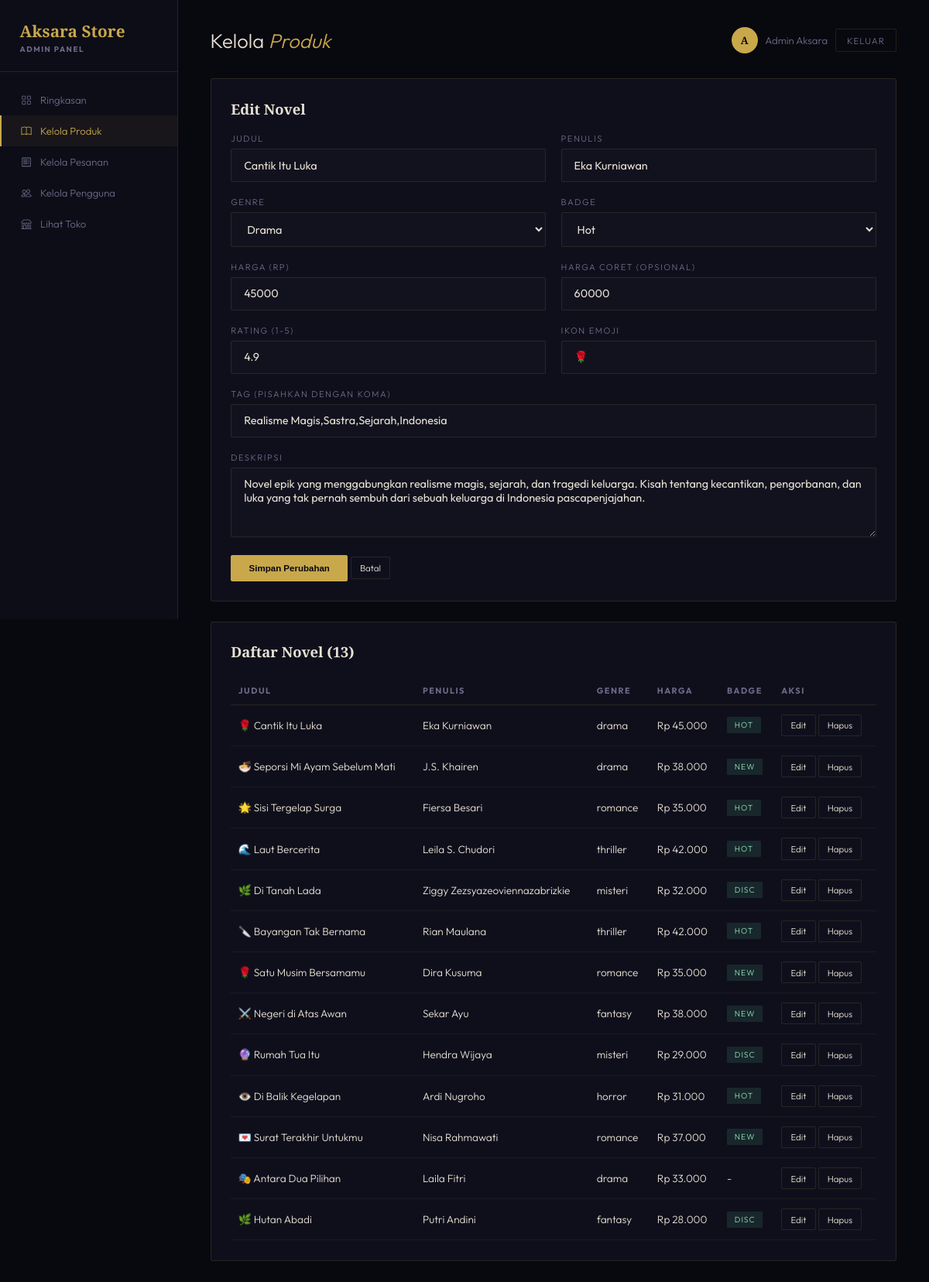
/admin/produk.php?edit=1 (signed in), run on the app's committed database.
### tables this page shows
CREATE TABLE IF NOT EXISTS novels (
  id            INT AUTO_INCREMENT PRIMARY KEY,
  title         VARCHAR(150) NOT NULL,
  author        VARCHAR(120) NOT NULL,
  genre         VARCHAR(40)  NOT NULL,
  price         INT NOT NULL,
  orig_price    INT DEFAULT NULL,
  rating        DECIMAL(2,1) DEFAULT 4.5,
  badge         ENUM('new','hot','disc','') DEFAULT '',
  icon          VARCHAR(10)  DEFAULT '📖',
  description   TEXT,
  tags          VARCHAR(255) DEFAULT NULL,
  cover_bg      VARCHAR(255) DEFAULT NULL,
  cover_color   VARCHAR(20)  DEFAULT '#c8a84b',
  status        ENUM('active','hidden') NOT NULL DEFAULT 'active',
  created_at    DATETIME DEFAULT CURRENT_TIMESTAMP
);

### config/session.php (called while the page is built, shortened)
<?php
function e(string $str): string {
    return htmlspecialchars($str, ENT_QUOTES, 'UTF-8');
}

### admin/produk.php (the view, shortened to what this page needs)
<?php
require_once __DIR__ . '/../config/session.php';
require_once __DIR__ . '/../config/database.php';
$editData = null;
if (isset($_GET['edit'])) {
    $stmt = $pdo->prepare('SELECT * FROM novels WHERE id = ?');
    $stmt->execute([(int)$_GET['edit']]);
    $editData = $stmt->fetch();
}
$novels = $pdo->query('SELECT * FROM novels ORDER BY created_at DESC')->fetchAll();
include __DIR__ . '/_nav.php';
?>
    <div class="dash-top">
      <div class="dash-title">Kelola <span>Produk</span></div>
      <div class="user-chip">
        <div class="av"><?= strtoupper(substr($_SESSION['full_name'],0,1)) ?></div>
        <div><?= e($_SESSION['full_name']) ?></div>
        <a href="../auth/logout.php" class="btn-logout">Keluar</a>
      </div>
    </div>
    <div class="panel">
      <div class="panel-head"><h3><?= $editData ? 'Edit Novel' : 'Tambah Novel Baru' ?></h3></div>
      <form method="post">
        <div class="form-grid">
          <div><label class="f-label">Judul</label><input class="c-input" name="title" required value="<?= e($editData['title'] ?? '') ?>"/></div>
          <div><label class="f-label">Penulis</label><input class="c-input" name="author" required value="<?= e($editData['author'] ?? '') ?>"/></div>
          <div>
            <label class="f-label">Genre</label>
            <select class="c-input" name="genre" required>
              <?php foreach (['drama','romance','thriller','misteri','fantasy','horror'] as $g): ?>
                <option value="<?= $g ?>" <?= (($editData['genre'] ?? '')===$g)?'selected':'' ?>><?= ucfirst($g) ?></option>
              <?php endforeach; ?>
            </select>
          </div>
          <div>
            <label class="f-label">Badge</label>
            <select class="c-input" name="badge">
              <option value="hot" <?= (($editData['badge'] ?? '')==='hot')?'selected':'' ?>>Hot</option>
            </select>
          </div>
          <div><label class="f-label">Harga (Rp)</label><input class="c-input" type="number" name="price" required value="<?= e((string)($editData['price'] ?? '')) ?>"/></div>
          <div><label class="f-label">Harga Coret (opsional)</label><input class="c-input" type="number" name="orig_price" value="<?= e((string)($editData['orig_price'] ?? '')) ?>"/></div>
          <div><label class="f-label">Rating (1-5)</label><input class="c-input" type="number" step="0.1" min="1" max="5" name="rating" value="<?= e((string)($editData['rating'] ?? '4.5')) ?>"/></div>
          <div><label class="f-label">Ikon Emoji</label><input class="c-input" name="icon" value="<?= e($editData['icon'] ?? '📖') ?>"/></div>
          <div class="full"><label class="f-label">Tag (pisahkan dengan koma)</label><input class="c-input" name="tags" value="<?= e($editData['tags'] ?? '') ?>"/></div>
          <div class="full"><label class="f-label">Deskripsi</label><textarea class="c-input" name="description"><?= e($editData['description'] ?? '') ?></textarea></div>
        </div>
        <button class="btn-sm primary" type="submit" style="padding:.6rem 1.4rem">
          <?= $editData ? 'Simpan Perubahan' : 'Tambah Novel' ?>
        </button>
        <?php if ($editData): ?><a href="produk.php" class="btn-sm">Batal</a><?php endif; ?>
      </form>
    </div>
    <div class="panel">
      <div class="panel-head"><h3>Daftar Novel (<?= count($novels) ?>)</h3></div>
      <table>
        <thead><tr><th>Judul</th><th>Penulis</th><th>Genre</th><th>Harga</th><th>Badge</th><th>Aksi</th></tr></thead>
        <tbody>
        <?php foreach ($novels as $n): ?>
          <tr>
            <td><?= $n['icon'] ?> <?= e($n['title']) ?></td>
            <td><?= e($n['author']) ?></td>
            <td><?= e($n['genre']) ?></td>
            <td>Rp <?= number_format($n['price'],0,',','.') ?></td>
            <td><?= $n['badge'] ? '<span class="badge badge-active">'.e($n['badge']).'</span>' : '-' ?></td>
            <td>
              <a href="produk.php?edit=<?= $n['id'] ?>" class="btn-sm">Edit</a>
              <a href="produk.php?hapus=<?= $n['id'] ?>" class="btn-sm danger" onclick="return confirm('Hapus novel ini?')">Hapus</a>
            </td>
          </tr>
        <?php endforeach; ?>
        </tbody>
      </table>
    </div>
  </div>
</div>
</body>
</html>

### assets/css/dashboard.css (style rules this page uses)
:root { --bg:#08080f; --bg2:#0d0d18; --bg3:#12121f; --card:#0f0f1c; --gold:#c8a84b; --gold2:#e5c97a; --text:#e8e2d4; --muted:#6b6b88; --border:rgba(200,168,75,.14); --red:#e05555; --green:#4caf7d; --serif:'Cormorant Garamond',Georgia,serif; --sans:'Outfit',sans-serif; }
*,*::before,*::after { box-sizing:border-box;margin:0;padding:0 }
body { background:var(--bg);color:var(--text);font-family:var(--sans);font-weight:300;min-height:100vh }
a { color:var(--gold);text-decoration:none }
h1,h2,h3,h4 { font-family:var(--serif);font-weight:700 }
.f-label { font-size:.7rem;letter-spacing:1.5px;text-transform:uppercase;color:var(--muted);margin-bottom:.4rem;display:block }
.c-input { background:var(--bg3);border:1px solid var(--border);color:var(--text);border-radius:2px;padding:.7rem 1rem;width:100%;font-family:var(--sans);font-size:.9rem;margin-bottom:1.2rem;outline:none;transition:border-color .3s }
.dash-top { display:flex;justify-content:space-between;align-items:center;margin-bottom:2rem;flex-wrap:wrap;gap:1rem }
.dash-title { font-size:1.6rem }
.dash-title span { color:var(--gold);font-style:italic }
.user-chip { display:flex;align-items:center;gap:.6rem;font-size:.82rem;color:var(--muted) }
.user-chip .av { width:34px;height:34px;border-radius:50%;background:var(--gold);color:#08080f;display:flex;align-items:center;justify-content:center;font-weight:700;font-family:var(--serif) }
.btn-logout { border:1px solid var(--border);color:var(--muted);background:transparent;padding:.4rem .9rem;border-radius:2px;font-size:.72rem;letter-spacing:1px;text-transform:uppercase;cursor:pointer;transition:all .3s }
.panel { background:var(--card);border:1px solid var(--border);border-radius:3px;padding:1.6rem;margin-bottom:1.6rem }
.panel-head { display:flex;justify-content:space-between;align-items:center;margin-bottom:1.2rem;flex-wrap:wrap;gap:.8rem }
.panel-head h3 { font-size:1.15rem }
table { width:100%;border-collapse:collapse;font-size:.85rem }
th { text-align:left;color:var(--muted);font-size:.68rem;letter-spacing:1.5px;text-transform:uppercase;padding:.7rem .6rem;border-bottom:1px solid var(--border) }
td { padding:.75rem .6rem;border-bottom:1px solid rgba(200,168,75,.07);vertical-align:middle }
.badge { font-size:.65rem;padding:.25rem .6rem;border-radius:1px;letter-spacing:1px;text-transform:uppercase;display:inline-block }
.badge-active { background:rgba(76,175,125,.15);color:#8fe0b8 }
.btn-sm { border:1px solid var(--border);background:transparent;color:var(--text);padding:.35rem .7rem;border-radius:2px;font-size:.72rem;cursor:pointer;transition:all .25s;text-decoration:none;display:inline-block }
.btn-sm.primary { background:var(--gold);color:#08080f;border-color:var(--gold);font-weight:600 }
.form-grid { display:grid;grid-template-columns:1fr 1fr;gap:0 1.2rem }
.form-grid .full { grid-column:1/-1 }
select.c-input { cursor:pointer }
textarea.c-input { resize:vertical;min-height:90px }

### data on the page
novels: title "Cantik Itu Luka", author "Eka Kurniawan", genre "Drama", badge "Hot", price "45000", orig_price "60000", rating "4.9", icon "🌹", tags "Realisme Magis,Sastra,Sejarah,Indonesia", description "Novel epik yang menggabungkan realisme magis, sejarah, dan tragedi keluarga. Kisah tentang kecantikan, pengorbanan, dan luka yang tak pernah sembuh dari sebuah keluarga di Indonesia pascapenjajahan.", genre "drama", price "45.000", badge "HOT"
novels: icon "🍜", title "Seporsi Mi Ayam Sebelum Mati", author "J.S. Khairen", genre "drama", price "38.000", badge "NEW"
novels: icon "🌟", title "Sisi Tergelap Surga", author "Fiersa Besari", genre "romance", price "35.000", badge "HOT"
novels: icon "🌊", title "Laut Bercerita", author "Leila S. Chudori", genre "thriller", price "42.000", badge "HOT"
novels: icon "🌿", title "Di Tanah Lada", author "Ziggy Zezsyazeoviennazabrizkie", genre "misteri", price "32.000", badge "DISC"
novels: icon "🔪", title "Bayangan Tak Bernama", author "Rian Maulana", genre "thriller", price "42.000", badge "HOT"
novels: icon "🌹", title "Satu Musim Bersamamu", author "Dira Kusuma", genre "romance", price "35.000", badge "NEW"
novels: icon "⚔️", title "Negeri di Atas Awan", author "Sekar Ayu", genre "fantasy", price "38.000", badge "NEW"
novels: icon "🔮", title "Rumah Tua Itu", author "Hendra Wijaya", genre "misteri", price "29.000", badge "DISC"
novels: icon "👁️", title "Di Balik Kegelapan", author "Ardi Nugroho", genre "horror", price "31.000", badge "HOT"
novels: icon "💌", title "Surat Terakhir Untukmu", author "Nisa Rahmawati", genre "romance", price "37.000", badge "NEW"
novels: icon "🎭", title "Antara Dua Pilihan", author "Laila Fitri", genre "drama", price "33.000"
novels: icon "🌿", title "Hutan Abadi", author "Putri Andini", genre "fantasy", price "28.000", badge "DISC"

### other printed values
substr($_SESSION['full_name'],0,1) "A"
$_SESSION['full_name'] "Admin Aksara"
count($novels) "13"
